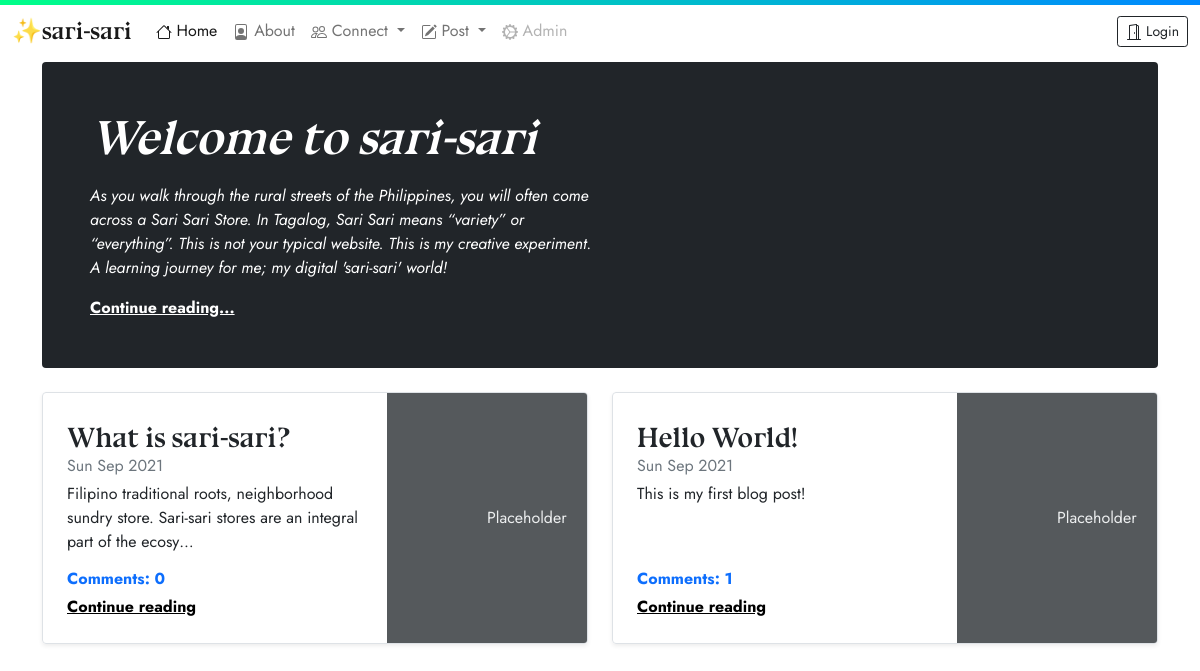
The app's page /, older data.
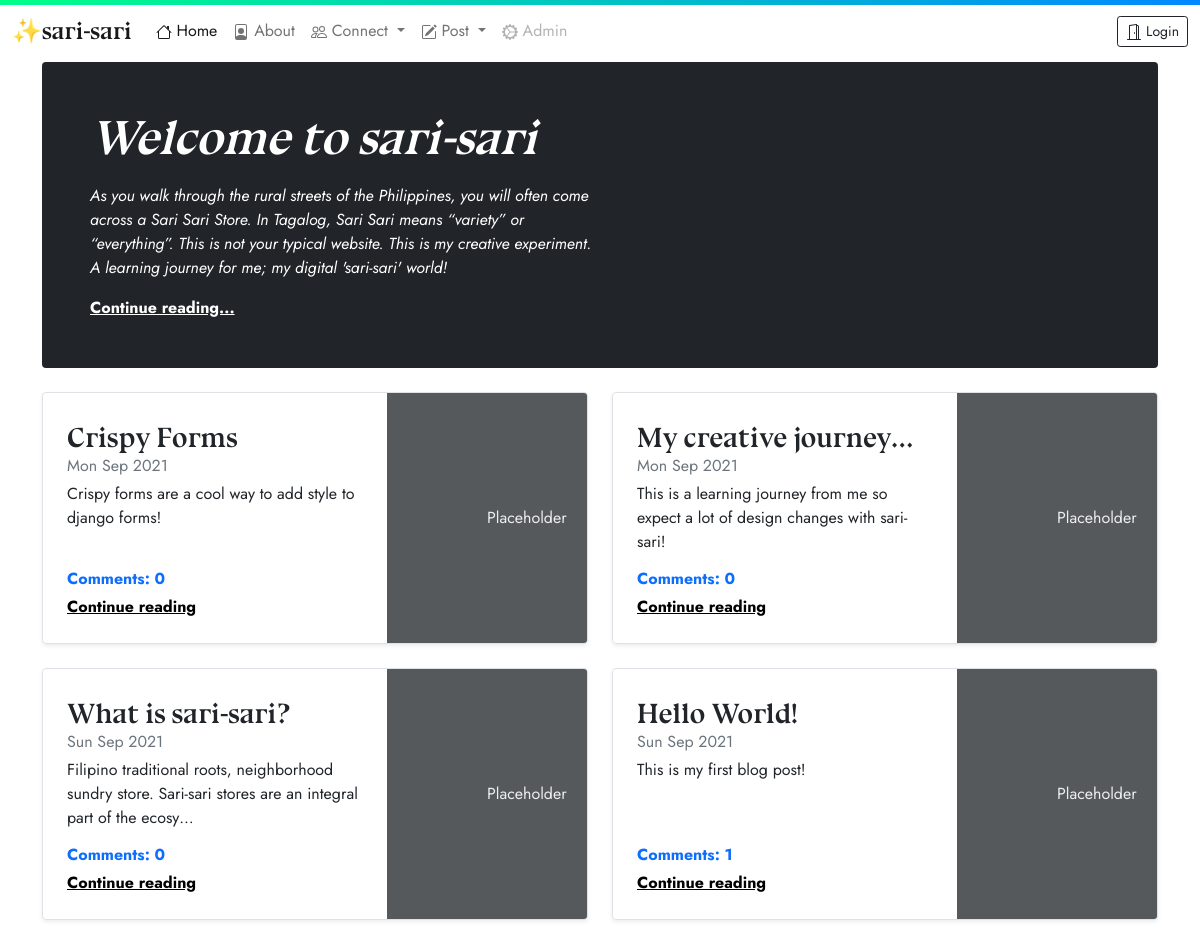
The same page, newer data.
### blog/models.py (models this page shows, shortened)
class Post(models.Model):
    author = models.ForeignKey('auth.User',on_delete=models.CASCADE) # authorised user
    title = models.CharField(max_length=200)
    text = models.TextField()
    created_date = models.DateTimeField(default=timezone.now)
    published_date = models.DateTimeField(blank=True,null=True)
    tag = models.ManyToManyField(Tag, help_text='Select a tag for your post')
    def approve_comments(self):
        return self.comments.filter(approved_comment=True)

### blog/views.py (the view)
# urls.py: re_path(r'^$',views.PostListView.as_view(),name='post_list'),
class PostListView(ListView):
    model = Post
    def get_queryset(self):
        return Post.objects.filter(published_date__lte=timezone.now()).order_by('-published_date')

### blog/templates/blog/post_list.html (shortened to what this page needs)
{% extends 'blog/base.html' %}
{% block content %}
<div class="p-4 p-md-5 mb-4 text-white rounded bg-dark">
  <div class="col-md-6 px-0">
    <h1 class="brand display-5 fst-italic">Welcome to sari-sari</h1>
    <p class="my-3"><em>As you walk through the rural streets of the Philippines, you will often come across a Sari Sari Store. In Tagalog, Sari Sari means “variety” or “everything”. This is not your typical website. This is my creative experiment. A learning journey for me; my digital 'sari-sari' world!</em></p>
    <p class="mb-0"><a href="#" class="text-white fw-bold">Continue reading...</a></p>
  </div>
</div>
<div class="row mb-2">
  {% for post in post_list %}
  <div class="col-md-6">
    <div class="row g-0 border rounded overflow-hidden flex-md-row mb-4 shadow-sm h-md-250 position-relative cards">
      <div class="col p-4 d-flex flex-column position-static">
        <h3 class="mb-0 brand">{{ post.title|truncatechars:20 }}</h3>
        <div class="mb-1 text-muted">{{ post.published_date|date:"D M Y" }}</div>
        <p class="card-text mb-auto">{{ post.text|truncatechars:125|striptags }}</p>
        <strong class="d-inline-block mb-1 text-primary fs-6">Comments: {{ post.approve_comments.count }}</strong>
        <a href="{% url 'post_detail' pk=post.pk %}" class="stretched-link text-black fw-bold">Continue reading</a>
      </div>
      <div class="col-auto d-none d-lg-block">
        <svg class="bd-placeholder-img" width="200" height="250" xmlns="http://www.w3.org/2000/svg" role="img" aria-label="Placeholder: Thumbnail" preserveAspectRatio="xMidYMid slice" focusable="false"><title>Placeholder</title><rect width="100%" height="100%" fill="#55595c"/><text x="50%" y="50%" fill="#eceeef" dy=".3em">Placeholder</text></svg>
      </div>
    </div>
  </div>
  {% endfor %}
</div>
{% endblock %}

Row changes from the older to the newer data that the page shows:
added Post: title "Crispy Forms", published_date "Mon Sep 2021", text "Crispy forms are a cool way to add style to django forms!", approve_comments.count "0"
added Post: title "My creative journey…", published_date "Mon Sep 2021", text "This is a learning journey from me so expect a lot of design changes with sari-sari!", approve_comments.count "0"
